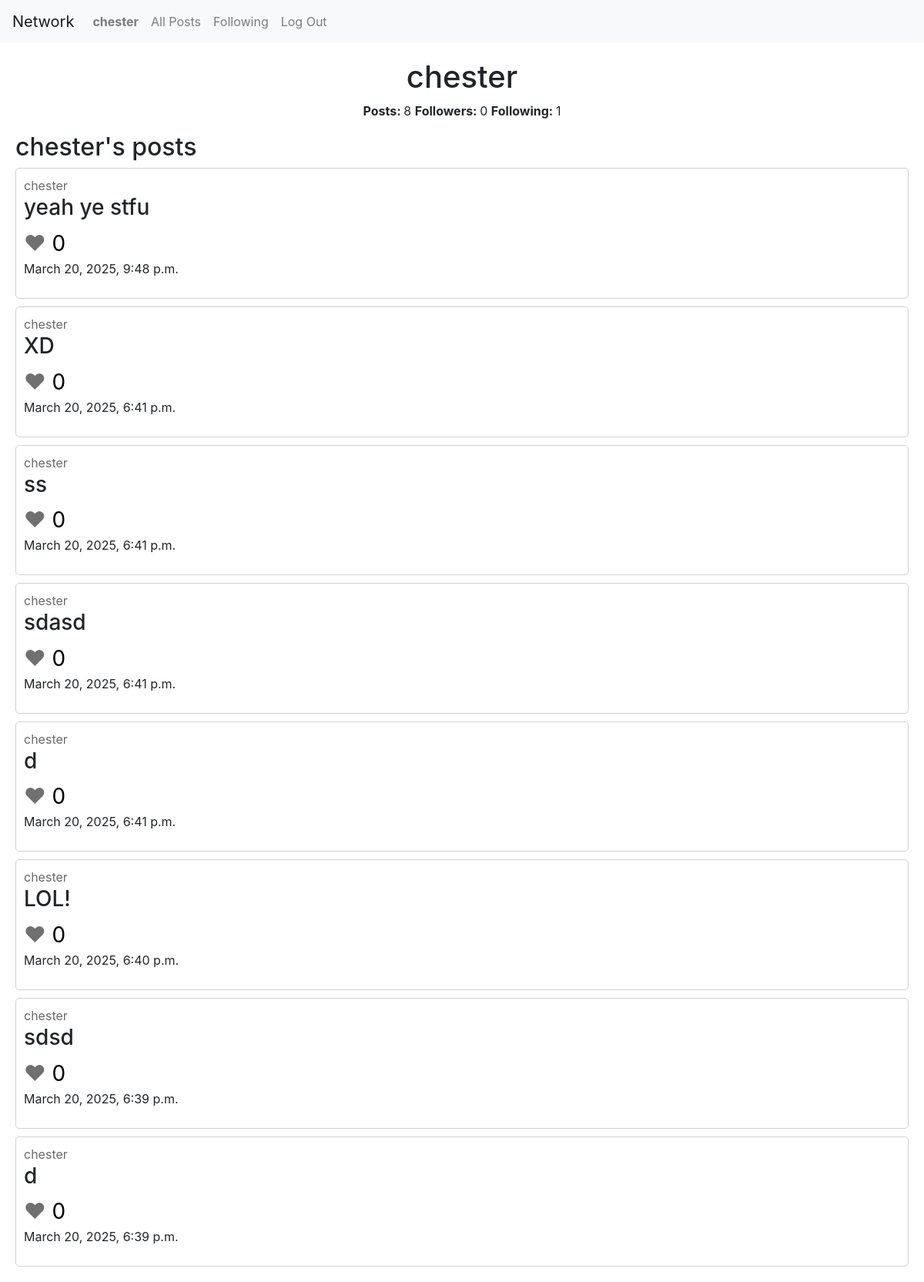
Screenshot of /chester (signed in) with the database file from the repository.
### network/models.py (models this page shows)
class User(AbstractUser):
    followers = models.ManyToManyField("self", blank=True)
    following = models.ManyToManyField("self", blank=True)

class Post(models.Model):
    content = models.TextField(max_length=250)
    likes = models.IntegerField(default=0)
    creator = models.ForeignKey(User, on_delete=models.CASCADE)
    timestamp = models.DateTimeField(auto_now_add=True)

### network/views.py (the view)
# urls.py: path("<str:username>", views.user_account, name="user_account"),
def user_account(request, username):
    user = User.objects.get(username=username)
    all_posts = Post.objects.filter(creator = user.id).order_by("-timestamp")
    return render(request, "network/user_account.html", {
        "show_user": user,
        "all_posts": all_posts,
        "post_count": len(all_posts),
        "followers": user.followers.count(),
        "following": user.following.count()
    })

### network/templates/network/user_account.html (shortened to what this page needs)
{% extends "network/layout.html" %}
{% block body %}
    <div id="profile-div">
        <h1>{{ show_user.username }}</h1>
        <p>
            <span class="bold">Posts: </span><span>{{ post_count }}</span>
            <span class="bold">Followers: </span><span>{{ followers }}</span>
            <span class="bold">Following: </span><span>{{ following }}</span>
        </p>
    </div>
    <h2>{{ show_user.username }}'s posts</h2>
    {% include 'network/posts.html' %}
{% endblock %}

### network/templates/network/layout.html (shortened to what this page needs)
{% load static %}
<!DOCTYPE html>
<html lang="en">
    <head>
        <link rel="stylesheet" href="https://stackpath.bootstrapcdn.com/bootstrap/4.4.1/css/bootstrap.min.css">
        <link href="{% static 'network/styles.css' %}" rel="stylesheet">
    </head>
    <body>
        <nav class="navbar navbar-expand-lg navbar-light bg-light">
            <a class="navbar-brand" href="#">Network</a>
            <div>
              <ul class="navbar-nav mr-auto">
                {% if user.is_authenticated %}
                    <li class="nav-item">
                        <a class="nav-link" href="{% url 'user_account' user.username %}"><strong>{{ user.username }}</strong></a>
                    </li>
                {% endif %}
                <li class="nav-item">
                  <a class="nav-link" href="{% url 'index' %}">All Posts</a>
                </li>
                {% if user.is_authenticated %}
                    <li class="nav-item">
                        <a class="nav-link" href="{% url 'followed_posts' %}">Following</a>
                    </li>
                    <li class="nav-item">
                        <a class="nav-link" href="{% url 'logout' %}">Log Out</a>
                    </li>
                {% endif %}
              </ul>
            </div>
          </nav>
        <div class="body">
            {% block body %}
            {% endblock %}
        </div>
    </body>
</html>

### network/templates/network/posts.html
{% for post in all_posts %}
    <div class="post">
        <span><a href="{% url 'user_account' post.creator %}" class="user-link">{{ post.creator }}</a></span>
        <h3>{{ post.content }}</h3>
        <span class="heart">&hearts;</span><span class="likes"> {{ post.likes }}</span>
        <p><span>{{ post.timestamp }}</span></p>
    </div>
    {% empty %}
    <h3>No posts at the moment</h3>
{% endfor %}

### network/static/network/styles.css (style rules this page uses)
.body { margin: 20px; }
.post { border: solid rgb(209, 209, 209) 1px; border-radius: 5px; margin-bottom: 10px; padding: 10px; }
.user-link { color: rgb(105, 105, 105); }
.heart { font-size: 28px; color: rgb(112, 112, 112); }
.likes { color: rgb(0, 0, 0); font-size: 28px; }
#profile-div { text-align: center; }
.bold { font-weight: bold; }

### rows the page displays
User: username "chester"
Post: creator "chester", content "yeah ye stfu", likes "0", timestamp "March 20, 2025, 9:48 p.m."
Post: creator "chester", content "XD", likes "0", timestamp "March 20, 2025, 6:41 p.m."
Post: creator "chester", content "ss", likes "0", timestamp "March 20, 2025, 6:41 p.m."
Post: creator "chester", content "sdasd", likes "0", timestamp "March 20, 2025, 6:41 p.m."
Post: creator "chester", content "d", likes "0", timestamp "March 20, 2025, 6:41 p.m."
Post: creator "chester", content "LOL!", likes "0", timestamp "March 20, 2025, 6:40 p.m."
Post: creator "chester", content "sdsd", likes "0", timestamp "March 20, 2025, 6:39 p.m."
Post: creator "chester", content "d", likes "0", timestamp "March 20, 2025, 6:39 p.m."

### other values shown
{{ post_count }} "8"
{{ followers }} "0"
{{ following }} "1"
